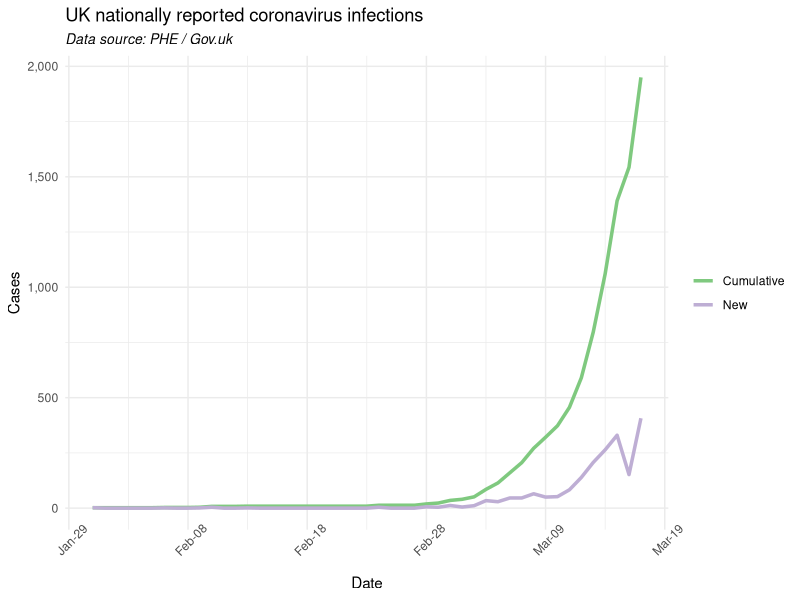

Generate this figure with R: (Note: this script raises an error after producing the figure.)

# Load packages
lapply(c("Cairo", "datapasta", "dplyr", "prophet", 
         "lubridate", "ggplot2", "tidyr", "scales"),
       require,
       character.only=TRUE)

# Set ggplot defaults
theme_set(
  theme_minimal() +
    theme(legend.position = "right",
          plot.subtitle = element_text(face = "italic"
                                       , family = "sans"
                                       , size=10))
)


# Import and format date, sources from gov.uk/. PHE site on 18/03/2020
cases <- read.csv("DailyConfirmedCases.csv", stringsAsFactors = FALSE)
colnames(cases) <- c("dt", "New", "Cumulative")
cases$dt <- as.Date(cases$dt, "%d/%m/%Y")

# Strip commas out of thousands (Excel, honestly...)
cases$Cumulative <- as.integer(gsub(",", "", cases$Cumulative))


# Quick plot of cases
cases %>% 
pivot_longer(cols = -dt
             , values_to = "cases"
             , names_to = "type") %>% 
ggplot(aes(x=dt, y=cases, col=factor(type)))+
  geom_line(size=1.2)+
  labs(title= "UK nationally reported coronavirus infections",
       subtitle = "Data source: PHE / Gov.uk",
       x = "Date", y = "Cases") +
  scale_color_brewer(type="qual")+
  scale_y_continuous(label = comma)+
  scale_x_date(date_breaks = "10 day", date_labels = "%b-%d")+
  theme(axis.text.x = element_text(angle = 45),
        legend.title = element_blank())



# Trying prophet pacakge from Facebook
# Subset and rename for prophet package
cases_prophet <- cases[1:2]
colnames(cases_prophet) <- c("ds", "y")

# Model
prop_lin <- prophet(cases_prophet, growth = "logistic")


# Predict future
future <- make_future_dataframe(prop_lin, periods = 10, freq = "day", include_history = TRUE)

prophet_forcast <- predict(prop_lin, future)

plot(prop_lin, prophet_forcast)



# Manual model





